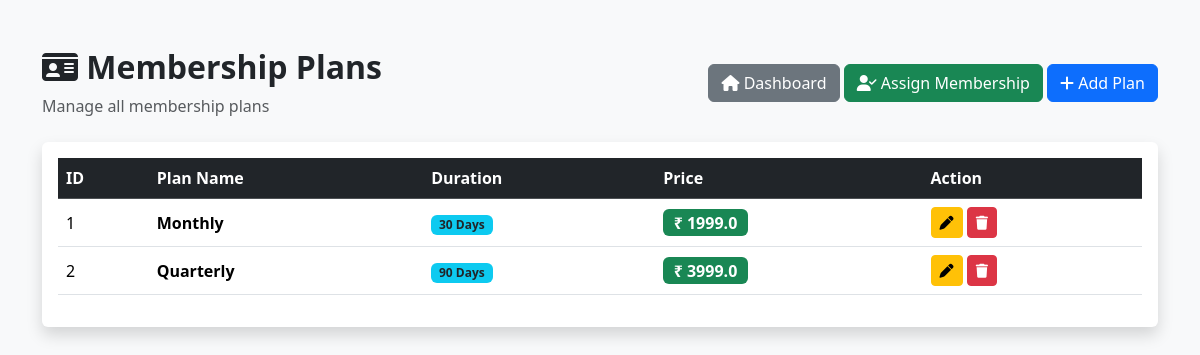
The app's page /view_plans (signed in) with its own data.
### tables this page shows
CREATE TABLE membership_plan(
            plan_id INTEGER PRIMARY KEY AUTOINCREMENT,
            plan_name TEXT NOT NULL,
            duration INTEGER NOT NULL,
            price REAL NOT NULL
        );

### app.py (the view)
@app.route('/view_plans')
@admin_required
def view_plans():
    conn = get_connection()
    conn.row_factory = sql.Row
    cur = conn.cursor()
    cur.execute('SELECT * FROM membership_plan')
    plans = cur.fetchall()
    conn.close()
    return render_template('view_plans.html', plans=plans)

### app.py (called while the page is built)
def admin_required(f):
    @wraps(f)
    def decorated_function(*args, **kwargs):
        if 'admin' not in session:
            flash("Please login as Admin.","warning")
            return redirect(url_for('home'))
        return f(*args, **kwargs)
    return decorated_function

### database.py (called while the page is built)
def get_connection():
    conn = sql.connect(DATABASE_PATH)
    conn.row_factory = sql.Row
    conn.execute('PRAGMA foreign_keys = ON')
    return conn

### templates/view_plans.html (shortened to what this page needs)
<!DOCTYPE html>
<html lang="en">
<head>
    <link href="https://cdn.jsdelivr.net/npm/bootstrap@5.3.3/dist/css/bootstrap.min.css" rel="stylesheet">
    <link rel="stylesheet" href="https://cdnjs.cloudflare.com/ajax/libs/font-awesome/6.7.2/css/all.min.css">
</head>
<body class="bg-light">
    <div class="container py-5">
        <div class="d-flex justify-content-between align-items-center mb-4">
            <div>
                <h2 class="fw-bold">
                    <i class="fa-solid fa-id-card"></i>
                    Membership Plans
                </h2>
                <p class="text-muted mb-0">
                    Manage all membership plans
                </p>
            </div>
            <div>
                <a href="/dashboard" class="btn btn-secondary">
                    <i class="fa-solid fa-house"></i>
                    Dashboard
                </a>
                <a href="/assign_membership" class="btn btn-success">
                    <i class="fa-solid fa-user-check"></i>
                    Assign Membership
                </a>
                <a href="/add_plan" class="btn btn-primary">
                    <i class="fa-solid fa-plus"></i>
                    Add Plan
                </a>
            </div>
        </div>
        <div class="card shadow border-0">
            <div class="card-body table-responsive">
                <table class="table table-hover align-middle">
                    <thead class="table-dark">
                        <tr>
                            <th>ID</th>
                            <th>Plan Name</th>
                            <th>Duration</th>
                            <th>Price</th>
                            <th>Action</th>
                        </tr>
                    </thead>
                    <tbody>
                        {% if plans %}
                        {% for plan in plans %}
                        <tr>
                            <td>{{ plan.plan_id }}</td>
                            <td>
                                <strong>{{ plan.plan_name }}</strong>
                            </td>
                            <td>
                                <span class="badge bg-info text-dark">
                                    {{ plan.duration }} Days
                                </span>
                            </td>
                            <td>
                                <span class="badge bg-success fs-6">
                                    ₹ {{ plan.price }}
                                </span>
                            </td>
                            <td>
                                <a href="/update_plan/{{ plan.plan_id }}" class="btn btn-warning btn-sm">
                                    <i class="fa-solid fa-pen"></i>
                                </a>
                                <a href="/delete_plan/{{ plan.plan_id }}" class="btn btn-danger btn-sm"
                                    onclick="return confirm('Are you sure you want to delete this plan?')">
                                    <i class="fa-solid fa-trash"></i>
                                </a>
                            </td>
                        </tr>
                        {% endfor %}
                        {% endif %}
                    </tbody>
                </table>
            </div>
        </div>
    </div>
</body>
</html>

### records on screen
membership_plan: plan_id "1", plan_name "Monthly", duration "30", price "1999.0"
membership_plan: plan_id "2", plan_name "Quarterly", duration "90", price "3999.0"
